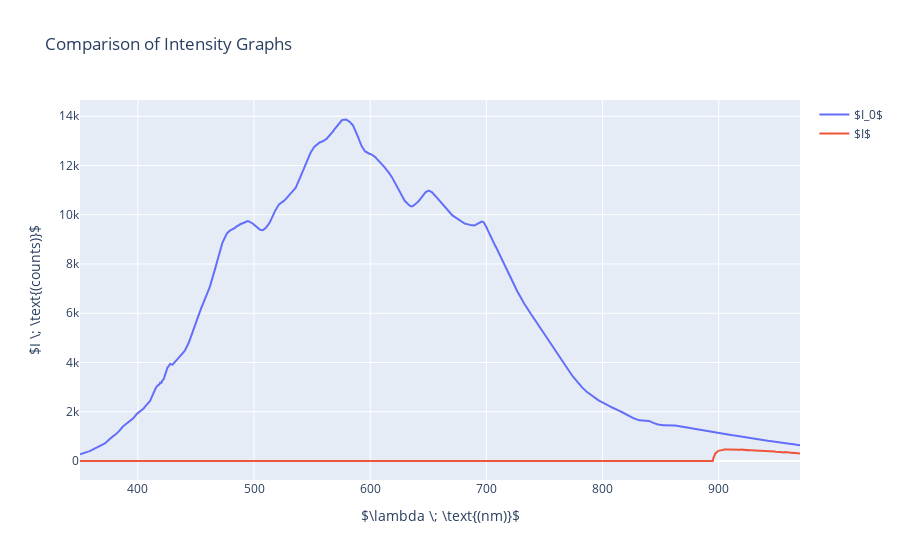

The notebook cell this image was saved under:
### Markdown cell above
So when measuring $I$ at some value of $T$, we would expect the shape of the $I$ to be similar to that above. If we compare $I$ and $I_0$:

### Code cell
import plotly.graph_objects as go

fig4 = go.Figure()
fig4.add_trace(go.Scatter(x = df["Wavelength"], y = df["Signal"], mode = "lines", name = r"$I_0$"))
fig4.add_trace(go.Scatter(x = df["Wavelength"], y = df["I"], mode = "lines", name = r"$I$"))

fig4.update_layout(
    title="Comparison of Intensity Graphs",
    xaxis_title=r"$\lambda \; \text{(nm)}$",
    yaxis_title=r"$I \; \text{(counts)}$",
)

fig4.show()

### Figure 1 — Plotly figure (JSON) as saved in the notebook; plotly's stock layout.template omitted (floating-point values rounded to 4 significant figures; data arrays with more than 128 entries replaced by an {"elided": "..."} marker saying what was removed)
{"data": [{"mode": "lines", "name": "$I_0$", "type": "scatter", "x": {"elided": "1098 float values"}, "y": {"elided": "1098 float values"}}, {"mode": "lines", "name": "$I$", "type": "scatter", "x": {"elided": "1098 float values"}, "y": {"elided": "1098 float values"}}], "layout": {"autosize": true, "title": {"text": "Comparison of Intensity Graphs"}, "xaxis": {"autorange": true, "range": [350.2, 970], "title": {"text": "$\\lambda \\; \\text{(nm)}$"}, "type": "linear"}, "yaxis": {"autorange": true, "range": [-771.5, 14660.0], "title": {"text": "$I \\; \\text{(counts)}$"}, "type": "linear"}}}
